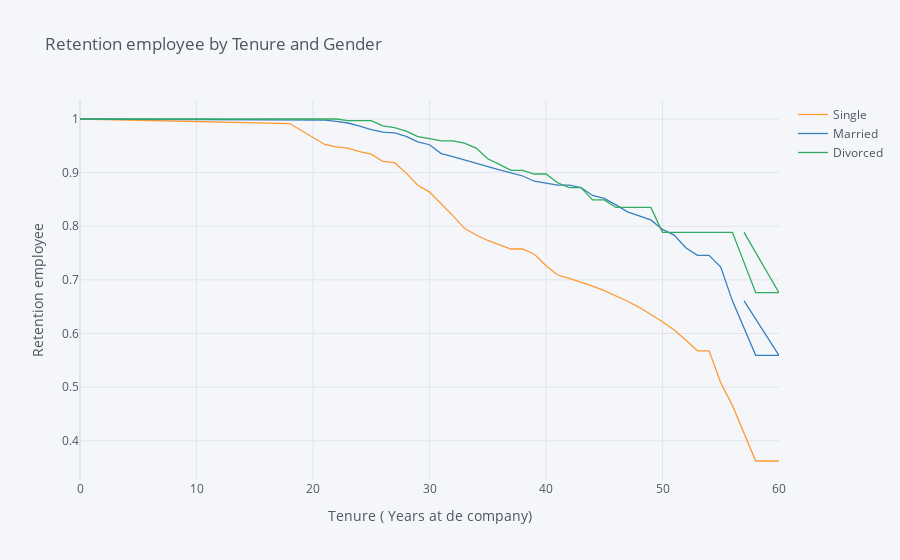

The cell this chart's notebook holds for it:
### Markdown cell above
## 5. Let's also look at the marital status curves by employee age. Generate and plot the survival curves showing retention rates by marital status and age.

### Code cell
rates = survival(data, 'MaritalStatus', 'Age', 'Attrition')

rates.iplot(kind='line', xTitle='Tenure ( Years at de company)', yTitle='Retention employee',
            title='Retention employee by Tenure and Gender')

### Figure 1 — Plotly figure (JSON) as saved in the notebook; plotly's stock layout.template omitted (floating-point values rounded to 4 significant figures)
{"data": [{"line": {"color": "rgba(255, 153, 51, 1.0)", "dash": "solid", "shape": "linear", "width": 1.3}, "mode": "lines", "name": "Single", "text": "", "type": "scatter", "x": [0, 18, 19, 20, 21, 22, 23, 24, 25, 26, 27, 28, 29, 30, 31, 32, 33, 34, 35, 36, 37, 38, 39, 40, 41, 42, 43, 44, 45, 46, 47, 48, 49, 50, 51, 52, 53, 54, 55, 56, 58, 59, 60, 57], "y": [1, 0.9915, 0.9786, 0.9657, 0.9525, 0.9481, 0.9459, 0.9391, 0.9346, 0.9208, 0.9185, 0.899, 0.8765, 0.8636, 0.8421, 0.8198, 0.7961, 0.7837, 0.7734, 0.7659, 0.7575, 0.7575, 0.7477, 0.7263, 0.709, 0.7027, 0.6957, 0.6882, 0.6799, 0.6705, 0.6601, 0.6488, 0.636, 0.6219, 0.6064, 0.588, 0.5677, 0.5677, 0.508, 0.4656, 0.3622, 0.3622, 0.3622, ""]}, {"line": {"color": "rgba(55, 128, 191, 1.0)", "dash": "solid", "shape": "linear", "width": 1.3}, "mode": "lines", "name": "Married", "text": "", "type": "scatter", "x": [0, 18, 19, 20, 21, 22, 23, 24, 25, 26, 27, 28, 29, 30, 31, 32, 33, 34, 35, 36, 37, 38, 39, 40, 41, 42, 43, 44, 45, 46, 47, 48, 49, 50, 51, 52, 53, 54, 55, 56, 58, 59, 60, 57], "y": [1, 0.9978, 0.9978, 0.9978, 0.9978, 0.9955, 0.9925, 0.9865, 0.9804, 0.9757, 0.9741, 0.9675, 0.9573, 0.952, 0.9355, 0.9297, 0.9235, 0.9171, 0.9103, 0.9052, 0.8996, 0.8937, 0.884, 0.8805, 0.8766, 0.8766, 0.8721, 0.8574, 0.8521, 0.8399, 0.8267, 0.8195, 0.8118, 0.7941, 0.7835, 0.7598, 0.7457, 0.7457, 0.7238, 0.6608, 0.5592, 0.5592, 0.5592, 0.6608]}, {"line": {"color": "rgba(50, 171, 96, 1.0)", "dash": "solid", "shape": "linear", "width": 1.3}, "mode": "lines", "name": "Divorced", "text": "", "type": "scatter", "x": [0, 18, 19, 20, 21, 22, 23, 24, 25, 26, 27, 28, 29, 30, 31, 32, 33, 34, 35, 36, 37, 38, 39, 40, 41, 42, 43, 44, 45, 46, 47, 48, 49, 50, 51, 52, 53, 54, 55, 56, 58, 59, 60, 57], "y": [1, 1, 1, 1, 1, 1, 0.9969, 0.9969, 0.9969, 0.9873, 0.9841, 0.9774, 0.967, 0.9633, 0.9594, 0.9594, 0.955, 0.9458, 0.9258, 0.9153, 0.9041, 0.9041, 0.8974, 0.8974, 0.8811, 0.8719, 0.8719, 0.849, 0.849, 0.8351, 0.8351, 0.8351, 0.8351, 0.7887, 0.7887, 0.7887, 0.7887, 0.7887, 0.7887, 0.7887, 0.676, 0.676, 0.676, 0.7887]}], "layout": {"autosize": true, "legend": {"bgcolor": "#F5F6F9", "font": {"color": "#4D5663"}}, "paper_bgcolor": "#F5F6F9", "plot_bgcolor": "#F5F6F9", "title": {"font": {"color": "#4D5663"}, "text": "Retention employee by Tenure and Gender"}, "xaxis": {"autorange": true, "gridcolor": "#E1E5ED", "range": [0, 60], "showgrid": true, "tickfont": {"color": "#4D5663"}, "title": {"font": {"color": "#4D5663"}, "text": "Tenure ( Years at de company)"}, "type": "linear", "zerolinecolor": "#E1E5ED"}, "yaxis": {"autorange": true, "gridcolor": "#E1E5ED", "range": [0.3267, 1.035], "showgrid": true, "tickfont": {"color": "#4D5663"}, "title": {"font": {"color": "#4D5663"}, "text": "Retention employee"}, "type": "linear", "zerolinecolor": "#E1E5ED"}}}
